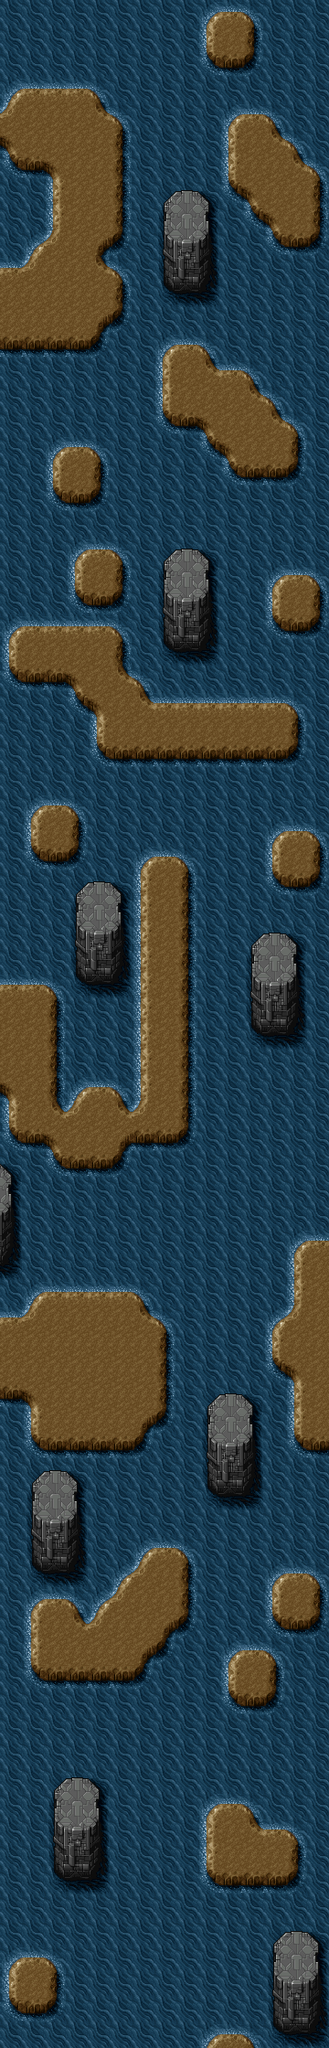

A level layout from a 2D game, rendered from its tile map. Below: a short description, then the map file with its tile-grid data intact:
An orthogonal 15x80 tile map with 24x28 px tiles, 1 tile layer (Tile Layer 1).

<map version="1.0" orientation="orthogonal" renderorder="right-down" width="15" height="80" tilewidth="24" tileheight="28" nextobjectid="1">
 <tileset firstgid="1" name="background_2" tilewidth="24" tileheight="28" tilecount="80" columns="10">
  <image source="../using/backgrounds/background_2.png" width="240" height="224" />
 </tileset>
 <layer name="Tile Layer 1" width="15" height="80">
  <data encoding="csv">
25,25,25,25,25,25,25,25,25,1,2,3,25,25,25,
25,25,25,25,25,25,25,25,25,11,12,13,25,25,25,
25,25,25,25,25,25,25,25,25,21,22,23,25,25,25,
1,2,2,2,3,25,25,25,25,25,25,25,25,25,25,
4,12,12,12,5,3,25,25,25,25,1,2,3,25,25,
14,12,12,12,12,13,25,25,25,25,11,12,5,3,25,
21,22,14,12,12,13,25,25,25,25,11,12,12,5,3,
25,25,11,12,12,13,25,31,32,33,21,14,12,12,13,
25,25,11,12,12,13,25,41,42,43,25,21,14,12,13,
25,1,4,12,15,23,25,51,52,53,25,25,21,22,23,
2,4,12,12,5,3,25,61,62,63,25,25,25,25,25,
12,12,12,12,12,13,25,71,72,73,25,25,25,25,25,
12,12,12,12,15,23,25,25,25,25,25,25,25,25,25,
22,22,22,22,23,25,25,1,2,3,25,25,25,25,25,
25,25,25,25,25,25,25,11,12,5,2,3,25,25,25,
25,25,25,25,25,25,25,11,12,12,12,5,3,25,25,
25,25,25,25,25,25,25,21,22,14,12,12,5,3,25,
25,25,1,2,3,25,25,25,25,21,14,12,12,13,25,
25,25,11,12,13,25,25,25,25,25,21,22,22,23,25,
25,25,21,22,23,25,25,25,25,25,25,25,25,25,25,
25,25,25,25,25,25,25,25,25,25,25,25,25,25,25,
25,25,25,1,2,3,25,31,32,33,25,25,25,25,25,
25,25,25,11,12,13,25,41,42,43,25,25,1,2,3,
25,25,25,21,22,23,25,51,52,53,25,25,11,12,13,
1,2,2,2,2,3,25,61,62,63,25,25,21,22,23,
11,12,12,12,12,13,25,71,72,73,25,25,25,25,25,
21,22,22,14,12,5,3,25,25,25,25,25,25,25,25,
25,25,25,21,14,12,5,2,2,2,2,2,2,3,25,
25,25,25,25,11,12,12,12,12,12,12,12,12,13,25,
25,25,25,25,21,22,22,22,22,22,22,22,22,23,25,
25,25,25,25,25,25,25,25,25,25,25,25,25,25,25,
25,1,2,3,25,25,25,25,25,25,25,25,25,25,25,
25,11,12,13,25,25,25,25,25,25,25,25,1,2,3,
25,21,22,23,25,25,1,2,3,25,25,25,11,12,13,
25,25,25,31,32,33,11,12,13,25,25,25,21,22,23,
25,25,25,41,42,43,11,12,13,25,25,25,25,25,25,
25,25,25,51,52,53,11,12,13,25,25,31,32,33,25,
25,25,25,61,62,63,11,12,13,25,25,41,42,43,25,
2,2,3,71,72,73,11,12,13,25,25,51,52,53,25,
12,12,13,25,25,25,11,12,13,25,25,61,62,63,25,
12,12,13,25,25,25,11,12,13,25,25,71,72,73,25,
12,12,13,25,25,25,11,12,13,25,25,25,25,25,25,
14,12,13,1,2,3,11,12,13,25,25,25,25,25,25,
11,12,5,4,12,5,4,12,13,25,25,25,25,25,25,
21,22,14,12,12,15,22,22,23,25,25,25,25,25,25,
33,25,21,22,22,23,25,25,25,25,25,25,25,25,25,
43,25,25,25,25,25,25,25,25,25,25,25,25,25,25,
53,25,25,25,25,25,25,25,25,25,25,25,25,25,25,
63,25,25,25,25,25,25,25,25,25,25,25,25,1,2,
73,25,25,25,25,25,25,25,25,25,25,25,25,11,12,
25,1,2,2,2,2,3,25,25,25,25,25,25,11,12,
2,4,12,12,12,12,5,3,25,25,25,25,1,4,12,
12,12,12,12,12,12,12,13,25,25,25,25,11,12,12,
12,12,12,12,12,12,12,13,25,25,25,25,21,14,12,
22,14,12,12,12,12,12,13,25,31,32,33,25,11,12,
25,11,12,12,12,12,15,23,25,41,42,43,25,11,12,
25,21,22,22,22,22,23,25,25,51,52,53,25,21,22,
25,31,32,33,25,25,25,25,25,61,62,63,25,25,25,
25,41,42,43,25,25,25,25,25,71,72,73,25,25,25,
25,51,52,53,25,25,25,25,25,25,25,25,25,25,25,
25,61,62,63,25,25,1,2,3,25,25,25,25,25,25,
25,71,72,73,25,1,4,12,13,25,25,25,1,2,3,
25,1,2,3,1,4,12,12,13,25,25,25,11,12,13,
25,11,12,5,4,12,12,15,23,25,25,25,21,22,23,
25,11,12,12,12,12,15,23,25,25,1,2,3,25,25,
25,21,22,22,22,22,23,25,25,25,11,12,13,25,25,
25,25,25,25,25,25,25,25,25,25,21,22,23,25,25,
25,25,25,25,25,25,25,25,25,25,25,25,25,25,25,
25,25,25,25,25,25,25,25,25,25,25,25,25,25,25,
25,25,31,32,33,25,25,25,25,25,25,25,25,25,25,
25,25,41,42,43,25,25,25,25,1,2,3,25,25,25,
25,25,51,52,53,25,25,25,25,11,12,5,2,3,25,
25,25,61,62,63,25,25,25,25,11,12,12,12,13,25,
25,25,71,72,73,25,25,25,25,21,22,22,22,23,25,
25,25,25,25,25,25,25,25,25,25,25,25,25,25,25,
25,25,25,25,25,25,25,25,25,25,25,25,31,32,33,
1,2,3,25,25,25,25,25,25,25,25,25,41,42,43,
11,12,13,25,25,25,25,25,25,25,25,25,51,52,53,
21,22,23,25,25,25,25,25,25,25,25,25,61,62,63,
25,25,25,25,25,25,25,25,25,1,2,3,71,72,73
</data>
 </layer>
</map>